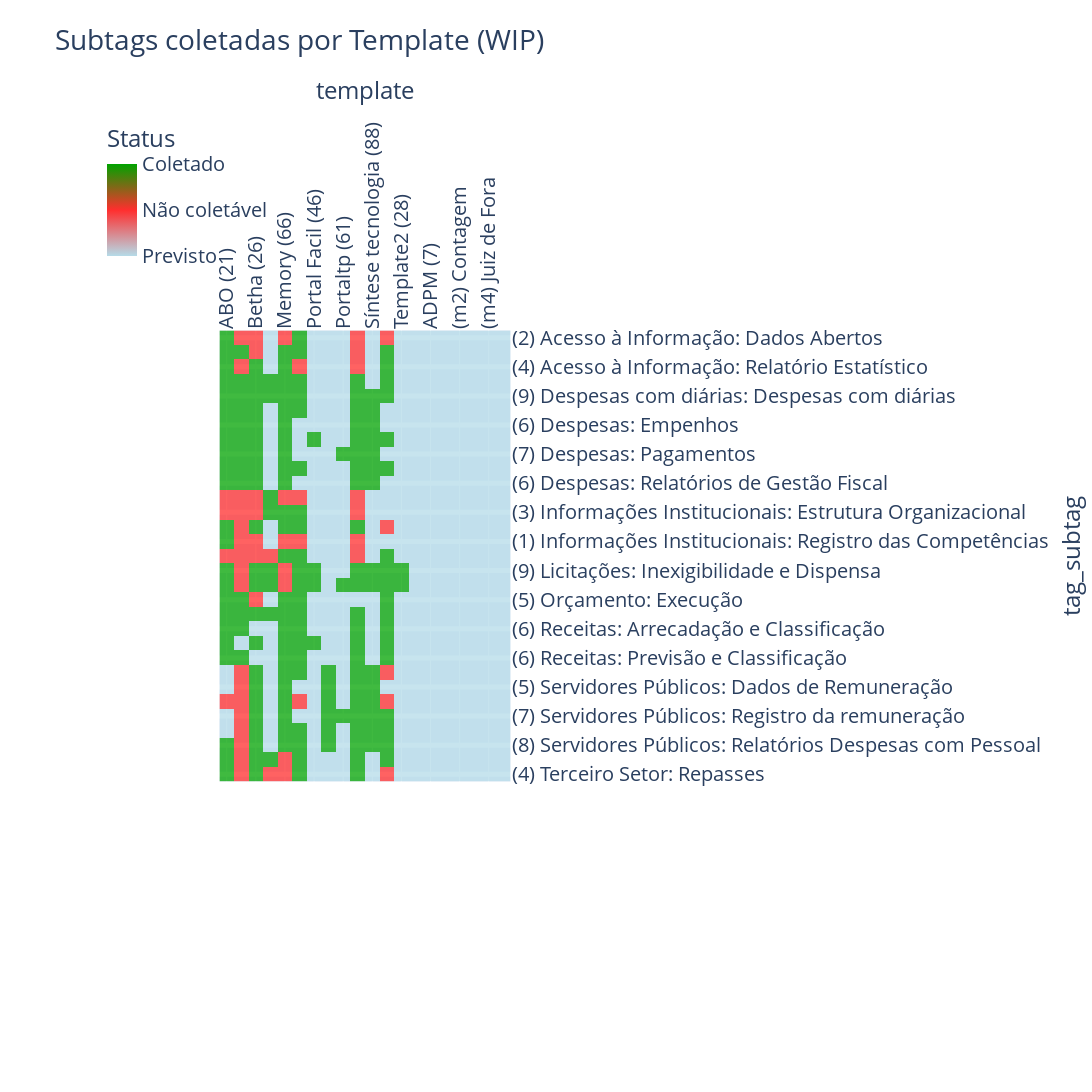

The notebook cell this image was saved under:
### Code cell
#TODO put totals
#TODO check current templates
#TODO use top templates
#TODO nan's
#TODO change dpi
from numpy import nan

def plot_tags_coletadas(epics, top_templates, title='Subtags coletadas por Template (WIP)'):       
    
    templates = top_templates.template.unique()
    epics = epics[epics.template.isin(templates)]
    
    epics = epics[(epics.tag.notnull()) & (epics.template.notnull())] 
        
    s = epics[epics.subtag.isnull()][['template', 'tag', 'state']].copy()
    all_subtags_ok  = s[s.state == 'Coletado']
    all_subtags_nok = s[s.state == 'Não coletável']
    
    epics = epics[(epics.state == 'Coletado') | (epics.state == 'Não coletável')]
    
    epics['tag_subtag'] = epics['tag'] + ': ' + epics['subtag']
    epics = epics.drop_duplicates(['tag_subtag', 'template']) 

    epics = epics[['tag_subtag', 'template', 'state']]    
    epics.loc[epics.state == 'Coletado', 'state'] = 2    
    epics.loc[epics.state == 'Não coletável', 'state'] = 1          
    
    epics = epics.pivot(index='tag_subtag', columns='template', values='state')
    epics = epics[epics.index.notnull()]
    epics = epics.fillna(0)
    
    missing_templates = [t for t in templates if t not in epics.columns]
    for t in missing_templates: epics[t] = 0
    shortnames = {x:y for x,y in zip(top_templates.template.values, top_templates.shortname.values)} 
    epics = epics.rename(columns=shortnames)
    
    print(epics.shape)
    display(epics.head())
    # print(epics.index)
    
    for index, row in all_subtags_ok.iterrows():
        # print(index, row['template'], row['tag'])
        epics.loc[epics.index.str.startswith(row['tag']), shortnames[row['template']]] = 2
    for index,row in all_subtags_nok.iterrows():
        epics.loc[epics.index.str.startswith(row['tag']), shortnames[row['template']]] = 1
    
    n_templates_cobertos = epics[epics == 2].count(axis=1).values
    y_labels = [f'({n}) {tag}' for n, tag in zip(n_templates_cobertos, epics.index.values)]

    # display(epics)
    # print(epics.tag_subtag.unique())    
    
    fig = px.imshow(
        epics, y=y_labels, height=1600, width=1900, title=title, 
        color_continuous_scale=[(0, '#b5dbe8'), (0.5, '#FF2E2E'), (1, '#00A300')]
        # (0.25, 'lightgreen'), (0.5, "#64b5cd"), (0.75, '#FFD700'), (1, 'lightblue')]
    )     
        
    fig.update_traces(opacity=0.75)
    fig.update_xaxes(tickangle=-90, side="top")
    fig.update_yaxes(showgrid=True, gridwidth=5, side='right')
    
    fig.update_layout(
        coloraxis_colorbar=dict(
            title="Status", lenmode='pixels', len=150, x=0.03, y=0.9, 
            tickvals=[0,1,2],
            ticktext=['Previsto', 'Não coletável','Coletado']), 
        font=dict(size=20),
    )
    
    fig.write_image('fig/tags.png')    
    return fig

epics_df = pd.read_csv("data/epics.csv")
top_templates = pd.read_csv("data/top_templates.csv")    
# display(epics_df)
# display(top_templates)

plot_tags_coletadas(epics_df, top_templates)
#Titan theme
#0e58c6	(14,88,198) cool blue
#ffe042	(255,224,66) yellow
#d60000	(214,0,0) red
#5851db	(88,81,219) blue
#4e4e4e	(78,78,78) grey

### Figure 1 — Plotly figure (JSON) as saved in the notebook; plotly's stock layout.template omitted (floating-point values rounded to 4 significant figures; data arrays with more than 128 entries replaced by an {"elided": "..."} marker saying what was removed)
{"data": [{"coloraxis": "coloraxis", "hovertemplate": "template: %{x}<br>tag_subtag: %{y}<br>color: %{z}<extra></extra>", "name": "0", "opacity": 0.75, "type": "heatmap", "x": ["ABO (21)", "ADPM (22)", "Betha (26)", "GRP (27)", "Memory (66)", "PT (45)", "Portal Facil (46)", "Portal Facil (60)", "Portaltp (61)", "Siplanweb (61)", "Síntese tecnologia (88)", "Template1 (22)", "Template2 (28)", "Municipal Net (11)", "ADPM (7)", "(m1) Belo Horizonte", "(m2) Contagem", "(m3) Uberlândia", "(m4) Juiz de Fora", "(m5) Betim"], "xaxis": "x", "y": ["(2) Acesso à Informação: Dados Abertos", "(5) Acesso à Informação: Informações", "(4) Acesso à Informação: Relatório Estatístico", "(8) Acesso à Informação: Requisitos Exigidos", "(9) Despesas com diárias: Despesas com diárias", "(7) Despesas: Contas Públicas", "(6) Despesas: Empenhos", "(8) Despesas: Gerar relatório", "(7) Despesas: Pagamentos", "(8) Despesas: Relatórios", "(6) Despesas: Relatórios de Gestão Fiscal", "(1) Informações Institucionais: Conselhos Municipais", "(3) Informações Institucionais: Estrutura Organizacional", "(5) Informações Institucionais: Leis Municipais", "(1) Informações Institucionais: Registro das Competências", "(3) Informações Institucionais: Unidades Administrativas", "(9) Licitações: Inexigibilidade e Dispensa", "(10) Licitações: Processos Licitatórios", "(5) Orçamento: Execução", "(8) Orçamento: Legislação", "(6) Receitas: Arrecadação e Classificação", "(7) Receitas: Dados das receitas", "(6) Receitas: Previsão e Classificação", "(6) Servidores Públicos: Auxílios", "(5) Servidores Públicos: Dados de Remuneração", "(5) Servidores Públicos: Dispêndios", "(7) Servidores Públicos: Registro da remuneração", "(7) Servidores Públicos: Registro por lotação", "(8) Servidores Públicos: Relatórios Despesas com Pessoal", "(6) Terceiro Setor: Dados de Parcerias", "(4) Terceiro Setor: Repasses"], "yaxis": "y", "z": {"elided": "31x20 int values"}}], "layout": {"coloraxis": {"colorbar": {"len": 150, "lenmode": "pixels", "ticktext": ["Previsto", "Não coletável", "Coletado"], "tickvals": [0, 1, 2], "title": {"text": "Status"}, "x": 0.03, "y": 0.9}, "colorscale": [[0, "#b5dbe8"], [0.5, "#FF2E2E"], [1, "#00A300"]]}, "font": {"size": 20}, "height": 1600, "title": {"text": "Subtags coletadas por Template (WIP)"}, "width": 1900, "xaxis": {"anchor": "y", "autorange": true, "constrain": "domain", "domain": [0.2442, 0.7558], "range": [-0.5, 19.5], "scaleanchor": "y", "side": "top", "tickangle": -90, "title": {"text": "template"}, "type": "category"}, "yaxis": {"anchor": "x", "autorange": true, "constrain": "domain", "domain": [0, 1], "gridwidth": 5, "range": [30.5, -0.5], "showgrid": true, "side": "right", "title": {"text": "tag_subtag"}, "type": "category"}}}
